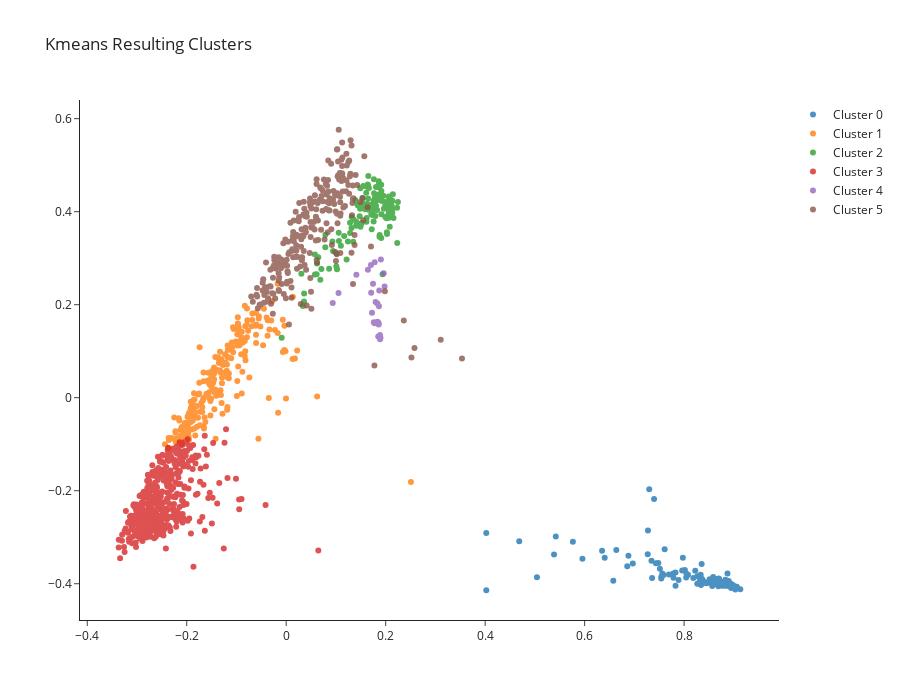

Notebook source saved alongside this figure:
### Code cell
scatter_clusters(kmans_graph, 'Kmeans Resulting Clusters')

### Figure 1 — Plotly figure (JSON) as saved in the notebook; plotly's stock layout.template omitted (floating-point values rounded to 4 significant figures; data arrays with more than 128 entries replaced by an {"elided": "..."} marker saying what was removed)
{"data": [{"hoverinfo": "text", "mode": "markers", "name": "Cluster 0", "opacity": 0.8, "text": ["Abu Juway'ad", "Abu Ghosh", "Abu Sinan", "Abu 'Abdun", "Abu Kuraynat", "Abu Qureinat", "Abu Rubay'a", "Abu Rukayyek", "Abu Tulul", "Ibtin", "Umm al-Fahm", "Umm Al-Qutuf", "Umm Batin", "Atrash", "Iksal", "Al Sayyid", "Al-Aryan", "Asad", "I'billin", "A'sam", "Baqa Al-Gharbiyye", "Bu'eine-Nujeidat", "Bir El-Maksur", "Bir Hadage", "Basma", "Basmat Tab'un", "Bi'ne", "Judeide-Maker", "Jaljulye", "Janabib", "Jisr Az-Zarqa", "Jish(Gush Halav)", "Jatt", "Daburiyya", "Dahi", "Deir Al-Asad", "Deir Hanna", "Demeide", "Derig'at", "Al-Hawashila", "Al-Huzayyil", "Zemer", "Zarzir", "Khawaled", "Hussniyya", "Hura", "Hamam", "Tuba-Zangariyye", "Tur'an", "Tayibe", "Tayibe(Baemeq)", "Tire", "Tamra", "Tamra (Yizre'el)", "Yafi", "Kabul", "Kaokab Abu Al-Hija", "Kochlea", "Kamane", "Kuseife", "Ka'abiyye-Tabbash-Hajajre", "Kafar Bara", "Kafar Yasif", "Kafar Kanna", "Kafar Manda", "Kafar Misr", "Kafar Qasem", "Kafar Qara", "Laqye", "Majd al-Kurum", "Mughar", "Muqeible", "Mazra'a", "Meiser", "Makchul", "Manshiyyet Zabda", "Mas'udin al 'Azazma", "Mi'elya", "Ma'ale Iron", "Meshhed", "Na'ura", "Newe Shalom", "Nahef", "Nein", "An-Nasasira", "Nazareth", "Sawa'id(Hamriyye)", "Sulam", "Sakhnin", "Sayyid", "Sallama", "Sa'Wa", "Uzeir", "Al-'Ukbi", "Al-'Atawina", "Eilabun", "Ilut", "Ein Hod", "Ein Mahel", "Ein Naqquba", "Ein Rafa", "Arrabe", "Aramsha", "Ar'ara", "Ar'ara-BaNegev", "Fureidis", "Fassuta", "Sandala", "Kabbu'a", "Kudayrat as-Sani'", "Kawa'in", "Qalansawe", "Qasr A-Sir", "Rame", "Ras Al-Ein", "Ras Ali", "Rahat", "Rummane", "Rumat Heib", "Reine", "Shibli-Umm Al-Ghanam", "Segev-Shalom", "Sheikh Dannun", "Sha'ab", "Shefar'am", "Tel Sheva", "Tarabin as-Sani'", "Tarabin As-Sani"], "type": "scatter", "x": [0.8555, 0.7273, 0.635, 0.913, 0.8592, 0.6576, 0.8661, 0.8957, 0.8982, 0.8756, 0.8993, 0.8801, 0.8934, 0.8447, 0.8943, 0.6858, 0.906, 0.8042, 0.8268, 0.8967, 0.8917, 0.84, 0.6969, 0.9034, 0.885, 0.7961, 0.8881, 0.894, 0.8649, 0.7433, 0.8821, 0.6638, 0.8909, 0.8973, 0.8709, 0.8584, 0.8846, 0.7888, 0.8078, 0.834, 0.7827, 0.8945, 0.5385, 0.8427, 0.8185, 0.8353, 0.7542, 0.7357, 0.8697, 0.8961, 0.8513, 0.8766, 0.897, 0.869, 0.8643, 0.9046, 0.9052, 0.4023, 0.872, 0.85, 0.7344, 0.8963, 0.8333, 0.8627, 0.7975, 0.8224, 0.8341, 0.883, 0.8858, 0.9013, 0.4022, 0.8947, 0.8934, 0.8925, 0.8016, 0.7787, 0.8981, 0.7783, 0.8997, 0.894, 0.8315, 0.5956, 0.8909, 0.6404, 0.8946, 0.8694, 0.7541, 0.8566, 0.8848, 0.7609, 0.7696, 0.8048, 0.8709, 0.8792, 0.8872, 0.6881, 0.8973, 0.903, 0.8937, 0.7513, 0.7562, 0.9024, 0.5764, 0.9008, 0.873, 0.8808, 0.7268, 0.9068, 0.8706, 0.86, 0.7396, 0.8999, 0.8809, 0.542, 0.5042, 0.8898, 0.8369, 0.8326, 0.4685, 0.8848, 0.7588, 0.8907, 0.8265, 0.8939, 0.7482, 0.8931, 0.7828, 0.7299], "y": [-0.3914, -0.2856, -0.3291, -0.4121, -0.399, -0.3939, -0.3966, -0.4052, -0.4063, -0.3993, -0.4056, -0.3959, -0.4014, -0.3989, -0.4029, -0.3626, -0.4063, -0.3868, -0.384, -0.4047, -0.4044, -0.3955, -0.3564, -0.4071, -0.4036, -0.3716, -0.4005, -0.4028, -0.4003, -0.356, -0.3984, -0.3277, -0.4043, -0.4065, -0.3939, -0.3853, -0.3981, -0.3918, -0.3808, -0.4028, -0.3759, -0.4047, -0.337, -0.398, -0.3878, -0.3576, -0.3851, -0.3874, -0.3889, -0.4068, -0.3902, -0.4045, -0.4021, -0.4052, -0.3898, -0.4071, -0.41, -0.414, -0.3954, -0.3978, -0.3504, -0.4069, -0.3806, -0.391, -0.344, -0.3722, -0.3883, -0.3916, -0.4033, -0.4056, -0.2907, -0.4063, -0.4052, -0.4012, -0.3705, -0.3869, -0.4076, -0.3781, -0.4055, -0.4016, -0.3945, -0.3462, -0.4009, -0.3439, -0.4094, -0.3945, -0.3889, -0.4046, -0.4044, -0.3257, -0.3801, -0.3785, -0.3992, -0.4037, -0.3778, -0.3399, -0.4031, -0.4123, -0.4001, -0.3678, -0.3782, -0.4078, -0.3096, -0.4063, -0.3985, -0.3959, -0.3364, -0.4091, -0.3906, -0.4016, -0.2178, -0.4063, -0.3985, -0.2983, -0.3861, -0.3944, -0.391, -0.3864, -0.3088, -0.3989, -0.3813, -0.3993, -0.4002, -0.4045, -0.3554, -0.4028, -0.4042, -0.197]}, {"hoverinfo": "text", "mode": "markers", "name": "Cluster 1", "opacity": 0.8, "text": {"elided": "227 str values"}, "type": "scatter", "x": {"elided": "227 float values"}, "y": {"elided": "227 float values"}}, {"hoverinfo": "text", "mode": "markers", "name": "Cluster 2", "opacity": 0.8, "text": {"elided": "134 str values"}, "type": "scatter", "x": {"elided": "134 float values"}, "y": {"elided": "134 float values"}}, {"hoverinfo": "text", "mode": "markers", "name": "Cluster 3", "opacity": 0.8, "text": {"elided": "454 str values"}, "type": "scatter", "x": {"elided": "454 float values"}, "y": {"elided": "454 float values"}}, {"hoverinfo": "text", "mode": "markers", "name": "Cluster 4", "opacity": 0.8, "text": ["Or HaGanuz", "Alumma", "El'ad", "Asfar", "Bet Hilqiyya", "Bet Zevi", "Bet Shemesh", "Betar Illit", "Bene Beraq", "Yesodot", "Jerusalem", "Kokhav Ya'aqov", "Kefar Gid'on", "Kefar Habad", "Modi'in Illit", "Meron", "Ma'ale Amos", "Mattityahu", "Nave", "Nahali'el", "Immanu'el", "Qomemiyyut", "Qiryat Ye'arim", "Rekhasim", "Tifrah"], "type": "scatter", "x": [0.1708, 0.1864, 0.1834, 0.1978, 0.185, 0.1745, 0.1411, 0.1857, 0.1761, 0.1895, 0.09352, 0.1779, 0.1052, 0.1704, 0.1886, 0.1643, 0.187, 0.186, 0.196, 0.1904, 0.1797, 0.1887, 0.1836, 0.1725, 0.1777], "y": [0.2256, 0.1968, 0.2024, 0.2391, 0.1316, 0.2451, 0.2645, 0.1606, 0.1624, 0.1287, 0.2034, 0.2914, 0.225, 0.2853, 0.1346, 0.2752, 0.2303, 0.1572, 0.2673, 0.2971, 0.2056, 0.1255, 0.1633, 0.1826, 0.1601]}, {"hoverinfo": "text", "mode": "markers", "name": "Cluster 5", "opacity": 0.8, "text": {"elided": "246 str values"}, "type": "scatter", "x": {"elided": "246 float values"}, "y": {"elided": "246 float values"}}], "layout": {"height": 700, "hovermode": "closest", "title": {"text": "Kmeans Resulting Clusters"}, "width": 900}}
